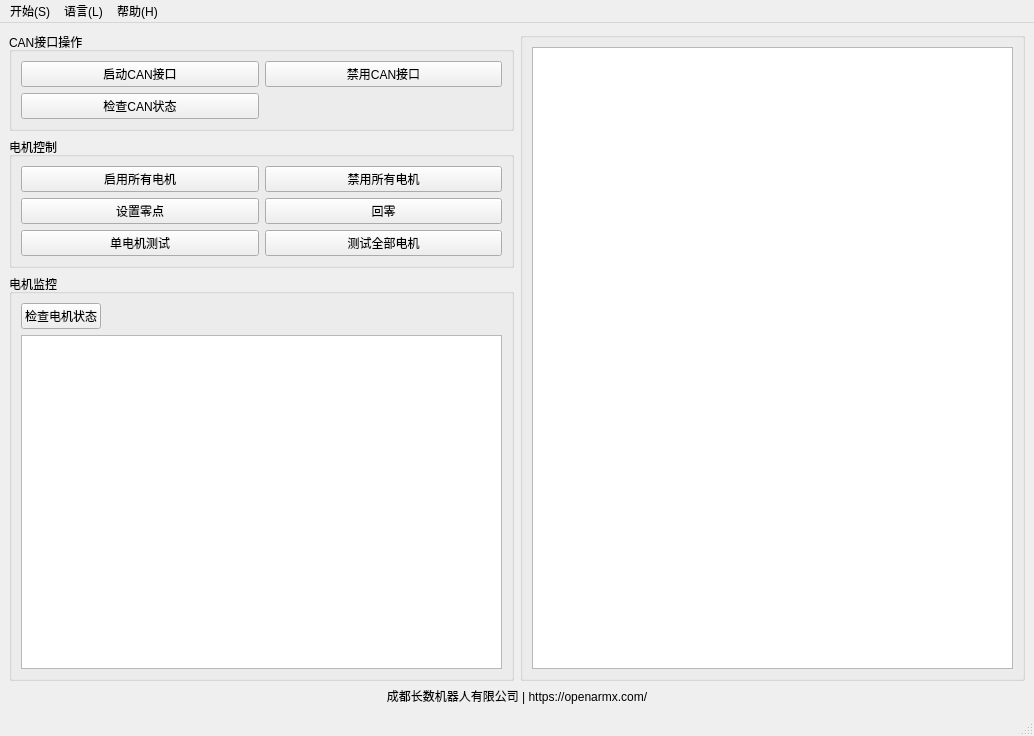
<?xml version="1.0" encoding="UTF-8"?>
<ui version="4.0">
 <class>MainWindow</class>
 <widget class="QMainWindow" name="MainWindow">
  <property name="geometry">
   <rect>
    <x>0</x>
    <y>0</y>
    <width>1034</width>
    <height>736</height>
   </rect>
  </property>
  <property name="windowTitle">
   <string>OpenArmX Pro Max 电机管理系统</string>
  </property>
  <widget class="QWidget" name="centralwidget">
   <layout class="QVBoxLayout" name="verticalLayout_6">
    <item>
     <layout class="QHBoxLayout" name="horizontalLayout_2">
      <item>
       <layout class="QVBoxLayout" name="verticalLayout">
        <item>
         <widget class="QGroupBox" name="groupBox">
          <property name="title">
           <string>CAN接口操作</string>
          </property>
          <layout class="QVBoxLayout" name="verticalLayout_2">
           <item>
            <layout class="QGridLayout" name="gridLayout">
             <item row="0" column="1">
              <widget class="QPushButton" name="pushButton_2">
               <property name="text">
                <string>禁用CAN接口</string>
               </property>
              </widget>
             </item>
             <item row="1" column="0">
              <widget class="QPushButton" name="pushButton_3">
               <property name="text">
                <string>检查CAN状态</string>
               </property>
              </widget>
             </item>
             <item row="0" column="0">
              <widget class="QPushButton" name="pushButton">
               <property name="text">
                <string>启动CAN接口</string>
               </property>
              </widget>
             </item>
            </layout>
           </item>
          </layout>
         </widget>
        </item>
        <item>
         <widget class="QGroupBox" name="groupBox_2">
          <property name="title">
           <string>电机控制</string>
          </property>
          <layout class="QVBoxLayout" name="verticalLayout_3">
           <item>
            <layout class="QGridLayout" name="gridLayout_2">
             <item row="2" column="1">
              <widget class="QPushButton" name="pushButton_8">
               <property name="text">
                <string>测试全部电机</string>
               </property>
              </widget>
             </item>
             <item row="1" column="0">
              <widget class="QPushButton" name="pushButton_9">
               <property name="text">
                <string>设置零点</string>
               </property>
              </widget>
             </item>
             <item row="1" column="1">
              <widget class="QPushButton" name="pushButton_6">
               <property name="text">
                <string>回零</string>
               </property>
              </widget>
             </item>
             <item row="2" column="0">
              <widget class="QPushButton" name="pushButton_7">
               <property name="text">
                <string>单电机测试</string>
               </property>
              </widget>
             </item>
             <item row="0" column="0">
              <widget class="QPushButton" name="pushButton_4">
               <property name="text">
                <string>启用所有电机</string>
               </property>
              </widget>
             </item>
             <item row="0" column="1">
              <widget class="QPushButton" name="pushButton_5">
               <property name="text">
                <string>禁用所有电机</string>
               </property>
              </widget>
             </item>
            </layout>
           </item>
          </layout>
         </widget>
        </item>
        <item>
         <widget class="QGroupBox" name="groupBox_3">
          <property name="title">
           <string>电机监控</string>
          </property>
          <layout class="QVBoxLayout" name="verticalLayout_4">
           <item>
            <layout class="QGridLayout" name="gridLayout_3">
             <item row="0" column="0">
              <widget class="QPushButton" name="pushButton_10">
               <property name="text">
                <string>检查电机状态</string>
               </property>
              </widget>
             </item>
             <item row="0" column="1">
              <spacer name="horizontalSpacer">
               <property name="orientation">
                <enum>Qt::Orientation::Horizontal</enum>
               </property>
               <property name="sizeHint" stdset="0">
                <size>
                 <width>40</width>
                 <height>20</height>
                </size>
               </property>
              </spacer>
             </item>
            </layout>
           </item>
           <item>
            <widget class="QTableView" name="tableView"/>
           </item>
          </layout>
         </widget>
        </item>
       </layout>
      </item>
      <item>
       <layout class="QVBoxLayout" name="verticalLayout_5">
        <item>
         <widget class="QGroupBox" name="groupBox_4">
          <property name="title">
           <string/>
          </property>
          <layout class="QVBoxLayout" name="verticalLayout_7">
           <item>
            <widget class="QPlainTextEdit" name="plainTextEdit">
             <property name="enabled">
              <bool>true</bool>
             </property>
             <property name="readOnly">
              <bool>true</bool>
             </property>
            </widget>
           </item>
          </layout>
         </widget>
        </item>
       </layout>
      </item>
     </layout>
    </item>
    <item>
     <layout class="QHBoxLayout" name="horizontalLayout">
      <item>
       <widget class="QLabel" name="label">
        <property name="text">
         <string>成都长数机器人有限公司 | https://openarmx.com/</string>
        </property>
        <property name="alignment">
         <set>Qt::AlignmentFlag::AlignCenter</set>
        </property>
       </widget>
      </item>
     </layout>
    </item>
   </layout>
  </widget>
  <widget class="QMenuBar" name="menubar">
   <property name="geometry">
    <rect>
     <x>0</x>
     <y>0</y>
     <width>1034</width>
     <height>27</height>
    </rect>
   </property>
   <widget class="QMenu" name="menu">
    <property name="title">
     <string>开始(S)</string>
    </property>
    <addaction name="action_8"/>
    <addaction name="action_2"/>
   </widget>
   <widget class="QMenu" name="menu_2">
    <property name="title">
     <string>语言(L)</string>
    </property>
    <addaction name="action_4"/>
    <addaction name="action_5"/>
    <addaction name="action_6"/>
    <addaction name="action_7"/>
   </widget>
   <widget class="QMenu" name="menu_H">
    <property name="title">
     <string>帮助(H)</string>
    </property>
    <addaction name="action_3"/>
   </widget>
   <addaction name="menu"/>
   <addaction name="menu_2"/>
   <addaction name="menu_H"/>
  </widget>
  <widget class="QStatusBar" name="statusbar"/>
  <action name="action">
   <property name="text">
    <string>设置</string>
   </property>
  </action>
  <action name="action_2">
   <property name="text">
    <string>退出</string>
   </property>
  </action>
  <action name="action_3">
   <property name="text">
    <string>关于</string>
   </property>
  </action>
  <action name="action_4">
   <property name="text">
    <string>中文</string>
   </property>
  </action>
  <action name="action_5">
   <property name="text">
    <string>English</string>
   </property>
  </action>
  <action name="action_6">
   <property name="text">
    <string>日本語</string>
   </property>
  </action>
  <action name="action_7">
   <property name="text">
    <string>Русский</string>
   </property>
  </action>
  <action name="action_8">
   <property name="text">
    <string>清除密码</string>
   </property>
  </action>
 </widget>
 <resources/>
 <connections/>
</ui>
